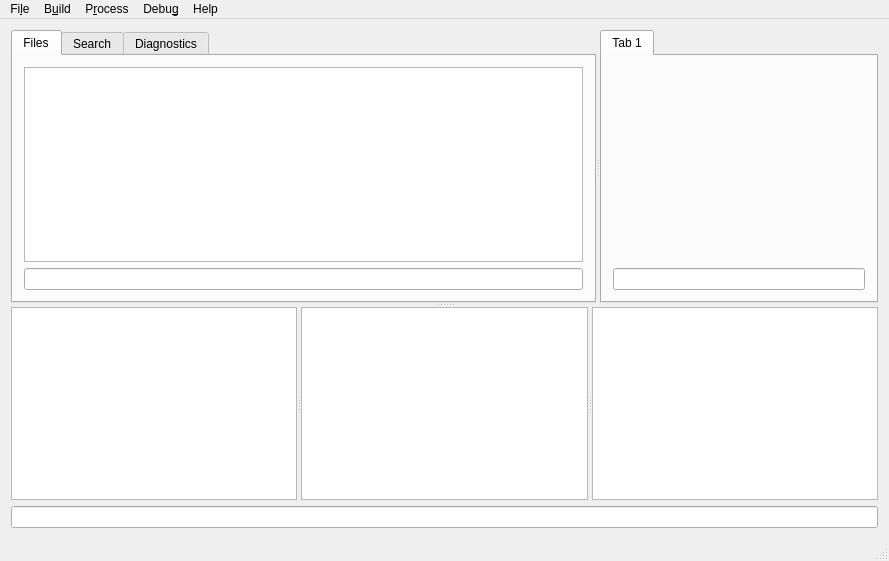
<?xml version="1.0" encoding="UTF-8"?>
<ui version="4.0">
 <class>MainWindow</class>
 <widget class="QMainWindow" name="MainWindow">
  <property name="geometry">
   <rect>
    <x>0</x>
    <y>0</y>
    <width>889</width>
    <height>561</height>
   </rect>
  </property>
  <property name="windowTitle">
   <string>Saber-Plus</string>
  </property>
  <widget class="QWidget" name="centralWidget">
   <layout class="QGridLayout" name="gridLayout_2">
    <item row="0" column="0">
     <widget class="QSplitter" name="splitter_3">
      <property name="orientation">
       <enum>Qt::Vertical</enum>
      </property>
      <widget class="QSplitter" name="splitter">
       <property name="orientation">
        <enum>Qt::Horizontal</enum>
       </property>
       <widget class="QTabWidget" name="toolTabs">
        <property name="currentIndex">
         <number>0</number>
        </property>
        <widget class="QWidget" name="filesListTab">
         <attribute name="title">
          <string>Files</string>
         </attribute>
         <layout class="QGridLayout" name="gridLayout_6">
          <item row="0" column="0">
           <widget class="QTreeView" name="fileBrowser"/>
          </item>
          <item row="1" column="0">
           <widget class="QLineEdit" name="lineEdit_2"/>
          </item>
         </layout>
        </widget>
        <widget class="QWidget" name="searchTab">
         <attribute name="title">
          <string>Search</string>
         </attribute>
         <layout class="QGridLayout" name="gridLayout">
          <item row="1" column="0">
           <widget class="QListView" name="textSearchListView"/>
          </item>
          <item row="0" column="0">
           <widget class="QLineEdit" name="textSearchLineEdit"/>
          </item>
         </layout>
        </widget>
        <widget class="QWidget" name="diagnosticsTab">
         <attribute name="title">
          <string>Diagnostics</string>
         </attribute>
         <layout class="QGridLayout" name="gridLayout_7">
          <item row="0" column="0">
           <widget class="QListView" name="diagnosticsTabListView"/>
          </item>
          <item row="1" column="0">
           <widget class="QPushButton" name="pushButton">
            <property name="text">
             <string>Fix All</string>
            </property>
           </widget>
          </item>
         </layout>
        </widget>
       </widget>
       <widget class="QTabWidget" name="textEditorTabs">
        <property name="currentIndex">
         <number>0</number>
        </property>
        <widget class="QWidget" name="textEditTab1">
         <attribute name="title">
          <string>Tab 1</string>
         </attribute>
         <layout class="QGridLayout" name="gridLayout_9">
          <item row="0" column="0">
           <widget class="CodeEditor" name="textEdit" native="true"/>
          </item>
          <item row="1" column="0">
           <widget class="QLineEdit" name="textEditSearchLineEdit"/>
          </item>
         </layout>
        </widget>
       </widget>
      </widget>
      <widget class="QSplitter" name="splitter_2">
       <property name="orientation">
        <enum>Qt::Horizontal</enum>
       </property>
       <widget class="QListView" name="debuggerStackListView"/>
       <widget class="QTextBrowser" name="output"/>
       <widget class="QListView" name="debuggerVariablesListView"/>
      </widget>
     </widget>
    </item>
    <item row="1" column="0">
     <widget class="QLineEdit" name="debuggerProcessInputLineEdit"/>
    </item>
   </layout>
  </widget>
  <widget class="QMenuBar" name="menuBar">
   <property name="geometry">
    <rect>
     <x>0</x>
     <y>0</y>
     <width>889</width>
     <height>27</height>
    </rect>
   </property>
   <widget class="QMenu" name="menuFile">
    <property name="title">
     <string>Fi&amp;le</string>
    </property>
    <addaction name="actionNew_Project"/>
    <addaction name="actionOpen_CMAKE_Project"/>
    <addaction name="actionSave"/>
    <addaction name="separator"/>
    <addaction name="actionCreate_Directory"/>
    <addaction name="actionRename"/>
    <addaction name="actionDelete"/>
    <addaction name="separator"/>
    <addaction name="actionQuit"/>
   </widget>
   <widget class="QMenu" name="menuHelp">
    <property name="title">
     <string>Help</string>
    </property>
    <addaction name="actionAbout"/>
   </widget>
   <widget class="QMenu" name="menuBuild">
    <property name="title">
     <string>B&amp;uild</string>
    </property>
    <addaction name="actionClean"/>
    <addaction name="actionBuild"/>
    <addaction name="actionBuild_Run"/>
    <addaction name="separator"/>
    <addaction name="actionPerform_Diagnostics"/>
   </widget>
   <widget class="QMenu" name="menuProcess">
    <property name="title">
     <string>P&amp;rocess</string>
    </property>
    <addaction name="actionRun_3"/>
    <addaction name="actionStop"/>
    <addaction name="separator"/>
    <addaction name="actionClean_Output"/>
   </widget>
   <widget class="QMenu" name="menuDebug">
    <property name="title">
     <string>Debu&amp;g</string>
    </property>
    <addaction name="actionStart"/>
    <addaction name="actionRun_2"/>
    <addaction name="actionInterrupt"/>
    <addaction name="separator"/>
    <addaction name="actionStep_Over"/>
    <addaction name="actionStep_In"/>
    <addaction name="actionStep_Out"/>
    <addaction name="actionContinue"/>
    <addaction name="separator"/>
    <addaction name="actionToggle_breakpoint"/>
    <addaction name="separator"/>
    <addaction name="actionPrint_Stack"/>
    <addaction name="actionPrint_Variables"/>
   </widget>
   <addaction name="menuFile"/>
   <addaction name="menuBuild"/>
   <addaction name="menuProcess"/>
   <addaction name="menuDebug"/>
   <addaction name="menuHelp"/>
  </widget>
  <widget class="QStatusBar" name="statusBar"/>
  <action name="actionOpen_CMAKE_Project">
   <property name="text">
    <string>&amp;Open Project</string>
   </property>
  </action>
  <action name="actionQuit">
   <property name="text">
    <string>&amp;Quit</string>
   </property>
  </action>
  <action name="actionAbout">
   <property name="text">
    <string>&amp;About</string>
   </property>
  </action>
  <action name="actionSave">
   <property name="text">
    <string>&amp;Save</string>
   </property>
   <property name="shortcut">
    <string>Ctrl+S</string>
   </property>
  </action>
  <action name="actionSave_All">
   <property name="text">
    <string>Sa&amp;ve All</string>
   </property>
  </action>
  <action name="actionClean">
   <property name="text">
    <string>&amp;Clean</string>
   </property>
  </action>
  <action name="actionBuild">
   <property name="text">
    <string>&amp;Build</string>
   </property>
   <property name="shortcut">
    <string>Ctrl+B</string>
   </property>
  </action>
  <action name="actionBuild_Run">
   <property name="text">
    <string>Build  and &amp;Run</string>
   </property>
   <property name="shortcut">
    <string>Ctrl+R</string>
   </property>
  </action>
  <action name="actionDebug">
   <property name="text">
    <string>&amp;Debug</string>
   </property>
  </action>
  <action name="actionRun">
   <property name="text">
    <string>&amp;Execute</string>
   </property>
   <property name="shortcut">
    <string>Shift+E</string>
   </property>
  </action>
  <action name="actionStop">
   <property name="text">
    <string>&amp;Kill</string>
   </property>
   <property name="shortcut">
    <string>Shift+Q</string>
   </property>
  </action>
  <action name="actionNew_Project">
   <property name="text">
    <string>&amp;New Project</string>
   </property>
  </action>
  <action name="actionStep_In">
   <property name="text">
    <string>St&amp;ep-In</string>
   </property>
   <property name="shortcut">
    <string>Shift+D</string>
   </property>
  </action>
  <action name="actionStep_Out">
   <property name="text">
    <string>Ste&amp;p-Out</string>
   </property>
   <property name="shortcut">
    <string>Shift+A</string>
   </property>
  </action>
  <action name="actionStep_Over">
   <property name="text">
    <string>Step-&amp;Over</string>
   </property>
   <property name="shortcut">
    <string>Shift+S</string>
   </property>
  </action>
  <action name="actionContinue">
   <property name="text">
    <string>&amp;Continue</string>
   </property>
   <property name="shortcut">
    <string>Shift+Space</string>
   </property>
  </action>
  <action name="actionStart">
   <property name="text">
    <string>&amp;Start</string>
   </property>
   <property name="shortcut">
    <string>Shift+W</string>
   </property>
  </action>
  <action name="actionRun_2">
   <property name="text">
    <string>&amp;Run</string>
   </property>
   <property name="shortcut">
    <string>Shift+R</string>
   </property>
  </action>
  <action name="actionInterrupt">
   <property name="text">
    <string>&amp;Interrupt</string>
   </property>
   <property name="shortcut">
    <string>Shift+C</string>
   </property>
  </action>
  <action name="actionKill">
   <property name="text">
    <string>Kill</string>
   </property>
   <property name="shortcut">
    <string>Shift+Q</string>
   </property>
  </action>
  <action name="actionClean_Output">
   <property name="text">
    <string>&amp;Clean Output</string>
   </property>
  </action>
  <action name="actionToggle_breakpoint">
   <property name="text">
    <string>&amp;Toggle Breakpoint</string>
   </property>
   <property name="shortcut">
    <string>Ctrl+Shift+B</string>
   </property>
  </action>
  <action name="actionRun_3">
   <property name="text">
    <string>&amp;Run</string>
   </property>
  </action>
  <action name="actionPerform_Diagnostics">
   <property name="text">
    <string>&amp;Perform Diagnostics</string>
   </property>
  </action>
  <action name="actionPrint_Stack">
   <property name="text">
    <string>Pri&amp;nt Stack</string>
   </property>
  </action>
  <action name="actionPrint_Variables">
   <property name="text">
    <string>Print &amp;Variables</string>
   </property>
  </action>
  <action name="actionCreate_Directory">
   <property name="text">
    <string>Create Directory</string>
   </property>
  </action>
  <action name="actionDelete">
   <property name="text">
    <string>Delete</string>
   </property>
  </action>
  <action name="actionRename">
   <property name="text">
    <string>Rename</string>
   </property>
  </action>
 </widget>
 <layoutdefault spacing="6" margin="11"/>
 <customwidgets>
  <customwidget>
   <class>CodeEditor</class>
   <extends>QWidget</extends>
   <header>codeeditor.h</header>
  </customwidget>
 </customwidgets>
 <resources/>
 <connections/>
</ui>
